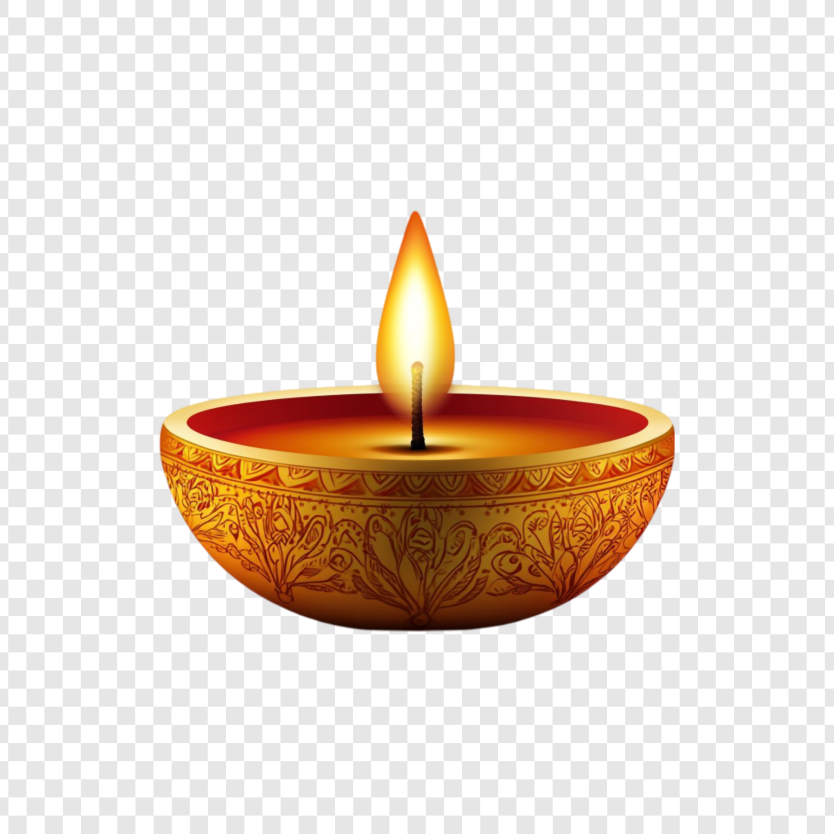
#> input picture image.png, 2500 x 2500 px (shown at 1/3 size); the run also reads 1 picture not shown here
$ python analysis.py
#> lines starting #> are read from the running program, lines starting #| are printed output that depends on the picture; after the words box and inside, x2 and y2 are one past the last pixel; in counts of white or black regions, pixels touching at a corner belong together
from PIL import Image
import numpy as np

# Load images
original = Image.open("image.png")
#> original is the input picture: PIL image 2500x2500 RGB; mean R, G, B 230.8, 218.5, 208.5
encoded = Image.open("encoded.png")

orig = np.array(original)
enc = np.array(encoded)

# Find changed pixels
mask = np.any(orig != enc, axis=2)
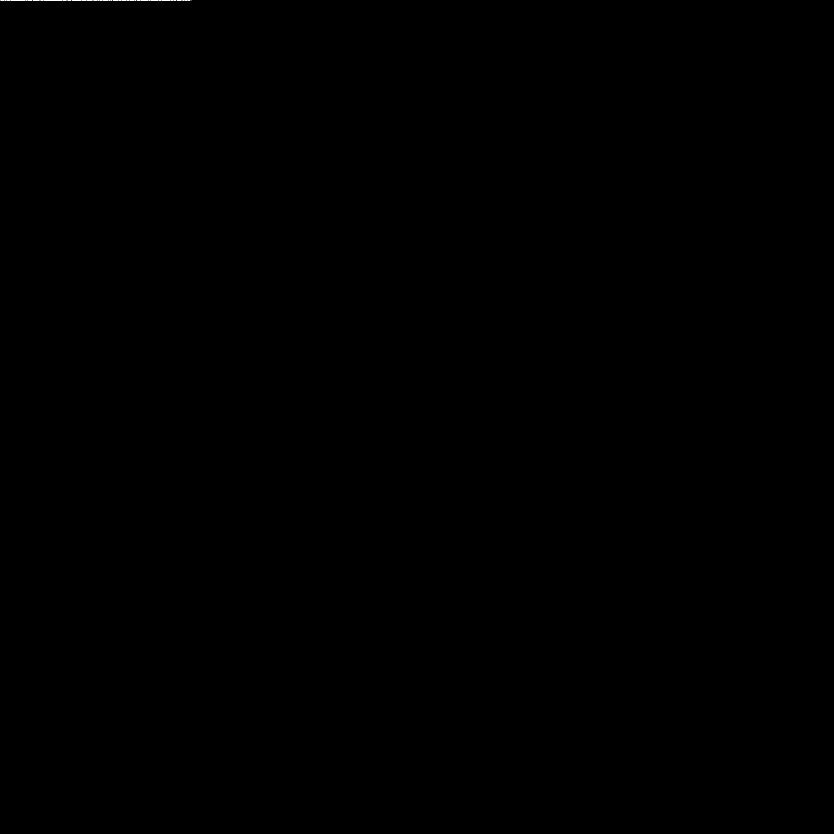
#> mask: shape (2500, 2500) bool (shown at 1/3 size); 0.01% white in thin lines or dots, all inside (x1, y1, x2, y2) = (0, 0, 576, 1)

# Convert mask to visible image (white where changed)
diff = mask.astype(np.uint8) * 255

# Resize to zoom (IMPORTANT)
diff_image = Image.fromarray(diff)
diff_image = diff_image.resize((800, 800))  # zoomed view

diff_image.save("difference.png")

# Stats
changed = np.sum(mask)
#> changed = 525
total = mask.size
#> total = 6250000

print("Changed pixels:", changed)
#| Changed pixels: 525
print("Total pixels:", total)
#| Total pixels: 6250000
print("Difference image saved as difference.png")
